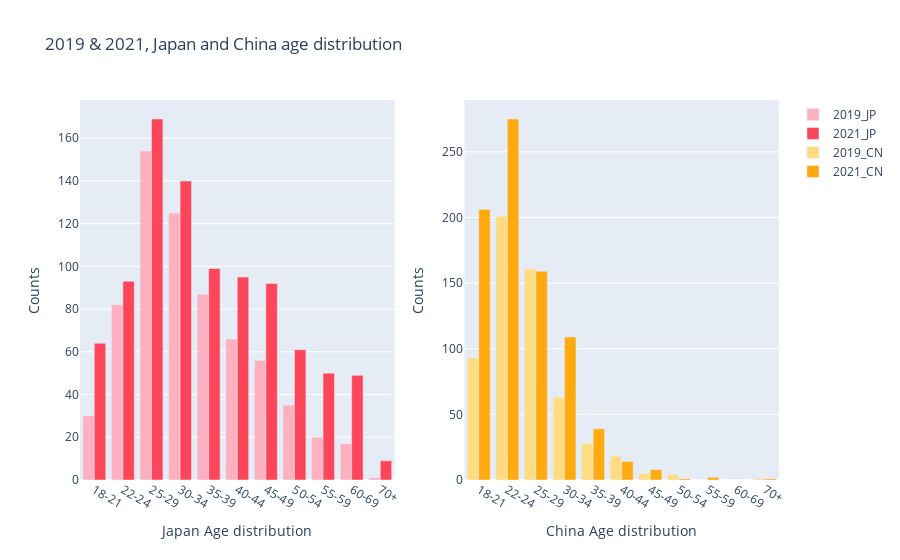

The cell this chart's notebook holds for it:
### Markdown cell above
> # What is your age?

### Code cell
fig_age = make_subplots(rows=1, cols=2, specs=[[{'type':'xy'}, {'type':'xy'}]])

fig_age.add_trace(go.Bar(name=coun_years[0], x=JP_age_19.index, y=JP_age_19.values, marker_color='#FDB0C0'),1,1)
fig_age.add_trace(go.Bar(name=coun_years[2], x=JP_age_21.index, y=JP_age_21.values, marker_color='#FD4659'),1,1)
fig_age.add_trace(go.Bar(name=coun_years[1], x=CN_age_19.index, y=CN_age_19.values, marker_color='#FFDB81'),1,2)
fig_age.add_trace(go.Bar(name=coun_years[3], x=CN_age_21.index, y=CN_age_21.values, marker_color='#FFAB0F'),1,2)

fig_age.update_layout(barmode='group', title_text='2019 & 2021, Japan and China age distribution', showlegend=True)

fig_age.update_xaxes(title_text='Japan Age distribution', row=1, col=1)
fig_age.update_yaxes(title_text='Counts', row=1, col=1)
fig_age.update_xaxes(title_text='China Age distribution', row=1, col=2)
fig_age.update_yaxes(title_text='Counts', row=1, col=2)

fig_age.show()

### Figure 1 — Plotly figure (JSON) as saved in the notebook; plotly's stock layout.template omitted (floating-point values rounded to 4 significant figures)
{"data": [{"marker": {"color": "#FDB0C0"}, "name": "2019_JP", "type": "bar", "x": ["18-21", "22-24", "25-29", "30-34", "35-39", "40-44", "45-49", "50-54", "55-59", "60-69", "70+"], "xaxis": "x", "y": [30, 82, 154, 125, 87, 66, 56, 35, 20, 17, 1], "yaxis": "y"}, {"marker": {"color": "#FD4659"}, "name": "2021_JP", "type": "bar", "x": ["18-21", "22-24", "25-29", "30-34", "35-39", "40-44", "45-49", "50-54", "55-59", "60-69", "70+"], "xaxis": "x", "y": [64, 93, 169, 140, 99, 95, 92, 61, 50, 49, 9], "yaxis": "y"}, {"marker": {"color": "#FFDB81"}, "name": "2019_CN", "type": "bar", "x": ["18-21", "22-24", "25-29", "30-34", "35-39", "40-44", "45-49", "50-54", "55-59", "60-69", "70+"], "xaxis": "x2", "y": [93, 201, 161, 63, 28, 18, 5, 4, 0, 0, 1], "yaxis": "y2"}, {"marker": {"color": "#FFAB0F"}, "name": "2021_CN", "type": "bar", "x": ["18-21", "22-24", "25-29", "30-34", "35-39", "40-44", "45-49", "50-54", "55-59", "60-69", "70+"], "xaxis": "x2", "y": [206, 275, 159, 109, 39, 14, 8, 1, 2, 0, 1], "yaxis": "y2"}], "layout": {"barmode": "group", "showlegend": true, "title": {"text": "2019 & 2021, Japan and China age distribution"}, "xaxis": {"anchor": "y", "domain": [0, 0.45], "title": {"text": "Japan Age distribution"}}, "xaxis2": {"anchor": "y2", "domain": [0.55, 1], "title": {"text": "China Age distribution"}}, "yaxis": {"anchor": "x", "domain": [0, 1], "title": {"text": "Counts"}}, "yaxis2": {"anchor": "x2", "domain": [0, 1], "title": {"text": "Counts"}}}}
